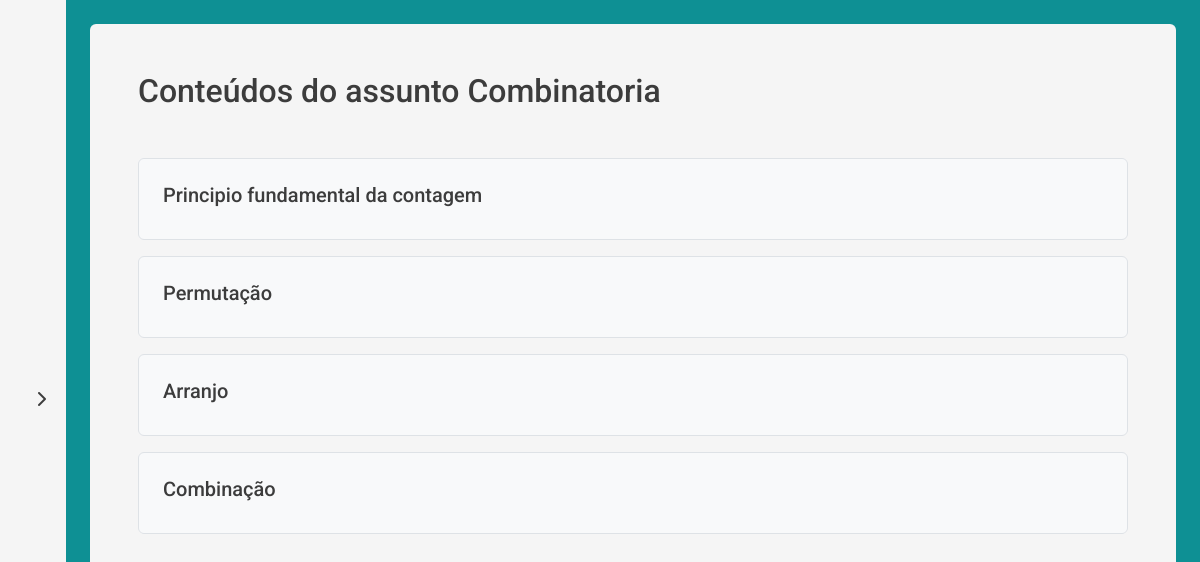
The page /materia/matemática/combinatoria (signed in) on the database its author committed.
### models/Assunto.py (models this page shows, shortened)
class Assunto(db.Model):
    __tablename__='assunto'
    id_assunto = db.Column(db.Integer, primary_key = True, autoincrement = True)
    nome = db.Column(db.String(150))
    duracao = db.Column(db.Float)
    id_materia = db.Column(db.Integer, db.ForeignKey('materia.id_materia'))
    materia = db.relationship('Materia', foreign_keys=id_materia)

### models/Conteudo.py (models this page shows, shortened)
class Conteudo(db.Model):
    __tablename__='conteudo'
    id_conteudo = db.Column(db.Integer, primary_key = True, autoincrement = True)
    nome = db.Column(db.String(150))
    id_assunto = db.Column(db.Integer, db.ForeignKey('assunto.id_assunto'))
    assunto = db.relationship('Assunto', foreign_keys=id_assunto)

### controllers/Materia.py (the view)
@materia_bp.route('/<materia>/<assunto>')
def listar_conteudos(materia, assunto):
    ass = Assunto.query.filter_by(nome=assunto).first()
    print(assunto)
    lista_obj_conteudos = Conteudo.query.filter_by(id_assunto=ass.id_assunto).all()
    if current_user.tipo_user == 'adm':
        return render_template('mostrar_conteudos_adm.html', conteudos=lista_obj_conteudos, assunto=assunto)
    return render_template('mostrar_conteudos.html', conteudos=lista_obj_conteudos, assunto=assunto)

### controllers/Usuario.py (called while the page is built)
@login_manager.user_loader
def load_user(user_id):
    if not user_id:
        return None
    return Usuario.query.get(user_id)

### templates/mostrar_conteudos_adm.html
{% extends "base_landingpage.html" %}
{% block conteudo %}
    <div>
        <h2>Conteúdos do assunto <span class="text-capitalize">{{ assunto }}</span></h2>
    </div>
    <div class="box_conteudos scroll d-flex flex-column gap-3 mt-5" style="max-height: 600px; overflow-y: auto;">
        {% for conteudo in conteudos %}
            <div class="box_conteudo p-4 border rounded bg-light">
                <h5>{{ conteudo.nome }}</h5>
            </div>
        {% else %}
            <p class="text-muted">Nenhum conteúdo disponível para este assunto.</p>
        {% endfor %}
    </div>
{% endblock %}

### static/css/index.css (style rules this page uses)
body { margin: 0; padding: 0; box-sizing: border-box; font-family: "Roboto", sans-serif !important; color: #3C3C3C !important; line-height: normal; }
html, body { height: 100%; width: 100%; }

### rows shown on the page
Assunto: nome "Combinatoria"
Conteudo: nome "Principio fundamental da contagem"
Conteudo: nome "Permutação"
Conteudo: nome "Arranjo"
Conteudo: nome "Combinação"
